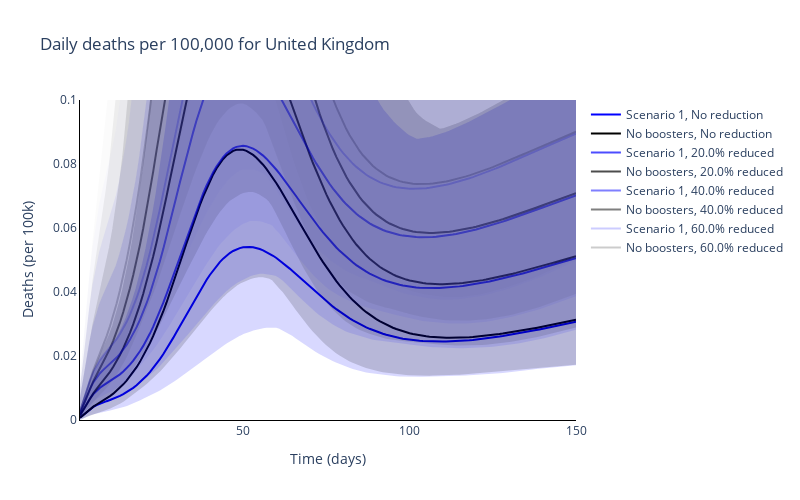
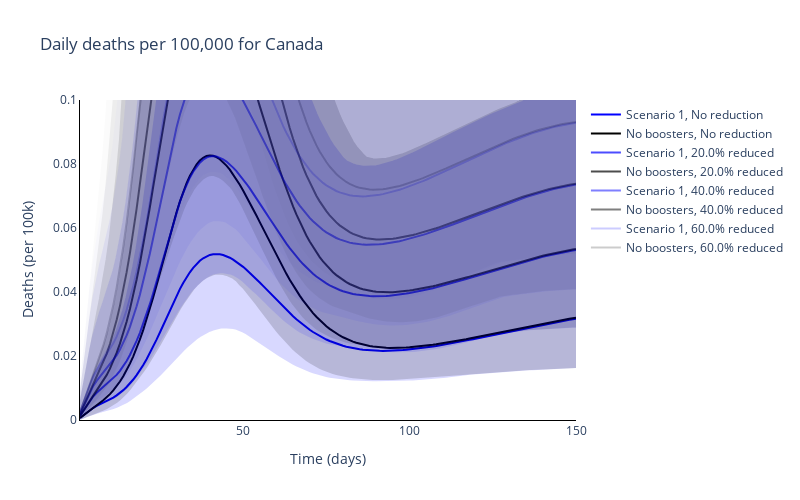
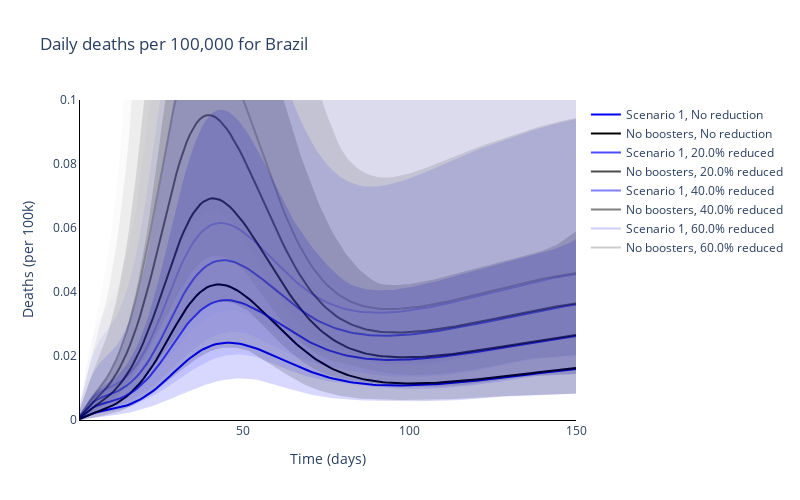
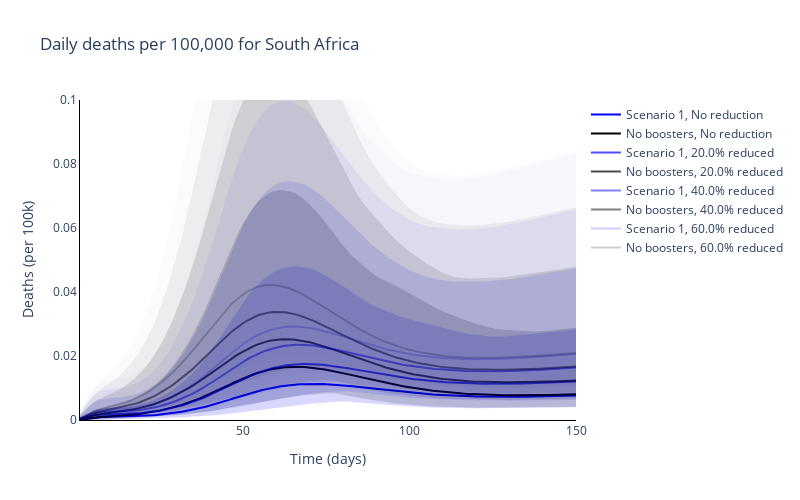

These figures' notebook cell, in order:
### Markdown cell above
### Plot the time series of numbers of deaths for the different regions

### Code cell
# Trace names - represent the solver used for the simulation
trace_scenario_name = ['Scenario {}'.format(s+1) for s, scenario in enumerate(scenario_names[:-1])] + [scenario_names[-1]]
trace_reduction_name = ['No reduction'] + ['{}% reduced'.format(100 * cv) for cv in changes_vaccine[1:]]

trace_name = [
    '{}, {}'.format(scenario, reduction)
    for reduction in trace_reduction_name for scenario in trace_scenario_name]

# Plot for each region
for r, reg in enumerate(regions):
    fig = go.Figure()
    # Plot for each boosting scenario
    for cv, change_vacc in enumerate(changes_vaccine):
        for s, scenario in enumerate(scenario_names):
            if (s==0) or (s==len(scenario_names)-1):
                fig.add_trace(
                    go.Scatter(
                        y=total_new_deaths_mean[r][cv, s, :],
                        x=times,
                        mode='lines',
                        name=trace_name[s + cv * len(scenario_names)],
                        line=dict(
                            color=colours[s]),
                        opacity=[1, 0.7, 0.5, 0.2][cv]
                    )
                )

    # Plot for each boosting scenario
    for cv, change_vacc in enumerate(changes_vaccine):
        for s, scenario in enumerate(scenario_names):
            if (s==0) or (s==len(scenario_names)-1):
                fig.add_trace(
                    go.Scatter(
                        y=total_new_deaths_upper[r][cv, s, :].tolist() + total_new_deaths_lower[r][cv, s, :].tolist()[::-1],
                        x=times + times[::-1],
                        mode='lines',
                        name=trace_name[s + cv * len(scenario_names)],
                        fill='toself',
                        fillcolor=colours[s],
                        line_color=colours[s],
                        opacity=[0.15, 0.1, 0.05, 0.01][cv],
                        showlegend=False
                    )
                )

    # Add axis labels
    fig.update_layout(
        boxmode='group',
        title='Daily deaths per 100,000 for {}'.format(reg),
        width=800,
        height=500,
        plot_bgcolor='white',
        xaxis=dict(
            linecolor='black',
            title='Time (days)'
            ),
        yaxis=dict(
            linecolor='black',
            title='Deaths (per 100k)',
            range=[0, 0.1]),
        hovermode='x unified'
        )

    fig.write_image('images/report3_partial_vaccine_effects/Partial Initial Deaths for {}.pdf'.format(reg))
    fig.show()

### Figure 1 — Plotly figure (JSON) as saved in the notebook; plotly's stock layout.template omitted (floating-point values rounded to 4 significant figures; data arrays with more than 128 entries replaced by an {"elided": "..."} marker saying what was removed)
{"data": [{"line": {"color": "blue"}, "mode": "lines", "name": "Scenario 1, No reduction", "opacity": 1, "type": "scatter", "x": {"elided": "150 int values"}, "y": {"elided": "150 float values"}}, {"line": {"color": "black"}, "mode": "lines", "name": "No boosters, No reduction", "opacity": 1, "type": "scatter", "x": {"elided": "150 int values"}, "y": {"elided": "150 float values"}}, {"line": {"color": "blue"}, "mode": "lines", "name": "Scenario 1, 20.0% reduced", "opacity": 0.7, "type": "scatter", "x": {"elided": "150 int values"}, "y": {"elided": "150 float values"}}, {"line": {"color": "black"}, "mode": "lines", "name": "No boosters, 20.0% reduced", "opacity": 0.7, "type": "scatter", "x": {"elided": "150 int values"}, "y": {"elided": "150 float values"}}, {"line": {"color": "blue"}, "mode": "lines", "name": "Scenario 1, 40.0% reduced", "opacity": 0.5, "type": "scatter", "x": {"elided": "150 int values"}, "y": {"elided": "150 float values"}}, {"line": {"color": "black"}, "mode": "lines", "name": "No boosters, 40.0% reduced", "opacity": 0.5, "type": "scatter", "x": {"elided": "150 int values"}, "y": {"elided": "150 float values"}}, {"line": {"color": "blue"}, "mode": "lines", "name": "Scenario 1, 60.0% reduced", "opacity": 0.2, "type": "scatter", "x": {"elided": "150 int values"}, "y": {"elided": "150 float values"}}, {"line": {"color": "black"}, "mode": "lines", "name": "No boosters, 60.0% reduced", "opacity": 0.2, "type": "scatter", "x": {"elided": "150 int values"}, "y": {"elided": "150 float values"}}, {"fill": "toself", "fillcolor": "blue", "line": {"color": "blue"}, "mode": "lines", "name": "Scenario 1, No reduction", "opacity": 0.15, "showlegend": false, "type": "scatter", "x": {"elided": "300 int values"}, "y": {"elided": "300 float values"}}, {"fill": "toself", "fillcolor": "black", "line": {"color": "black"}, "mode": "lines", "name": "No boosters, No reduction", "opacity": 0.15, "showlegend": false, "type": "scatter", "x": {"elided": "300 int values"}, "y": {"elided": "300 float values"}}, {"fill": "toself", "fillcolor": "blue", "line": {"color": "blue"}, "mode": "lines", "name": "Scenario 1, 20.0% reduced", "opacity": 0.1, "showlegend": false, "type": "scatter", "x": {"elided": "300 int values"}, "y": {"elided": "300 float values"}}, {"fill": "toself", "fillcolor": "black", "line": {"color": "black"}, "mode": "lines", "name": "No boosters, 20.0% reduced", "opacity": 0.1, "showlegend": false, "type": "scatter", "x": {"elided": "300 int values"}, "y": {"elided": "300 float values"}}, {"fill": "toself", "fillcolor": "blue", "line": {"color": "blue"}, "mode": "lines", "name": "Scenario 1, 40.0% reduced", "opacity": 0.05, "showlegend": false, "type": "scatter", "x": {"elided": "300 int values"}, "y": {"elided": "300 float values"}}, {"fill": "toself", "fillcolor": "black", "line": {"color": "black"}, "mode": "lines", "name": "No boosters, 40.0% reduced", "opacity": 0.05, "showlegend": false, "type": "scatter", "x": {"elided": "300 int values"}, "y": {"elided": "300 float values"}}, {"fill": "toself", "fillcolor": "blue", "line": {"color": "blue"}, "mode": "lines", "name": "Scenario 1, 60.0% reduced", "opacity": 0.01, "showlegend": false, "type": "scatter", "x": {"elided": "300 int values"}, "y": {"elided": "300 float values"}}, {"fill": "toself", "fillcolor": "black", "line": {"color": "black"}, "mode": "lines", "name": "No boosters, 60.0% reduced", "opacity": 0.01, "showlegend": false, "type": "scatter", "x": {"elided": "300 int values"}, "y": {"elided": "300 float values"}}], "layout": {"boxmode": "group", "height": 500, "hovermode": "x unified", "plot_bgcolor": "white", "title": {"text": "Daily deaths per 100,000 for United Kingdom"}, "width": 800, "xaxis": {"linecolor": "black", "title": {"text": "Time (days)"}}, "yaxis": {"linecolor": "black", "range": [0, 0.1], "title": {"text": "Deaths (per 100k)"}}}}

### Figure 2 — Plotly figure (JSON) as saved in the notebook; plotly's stock layout.template omitted (floating-point values rounded to 4 significant figures; data arrays with more than 128 entries replaced by an {"elided": "..."} marker saying what was removed)
{"data": [{"line": {"color": "blue"}, "mode": "lines", "name": "Scenario 1, No reduction", "opacity": 1, "type": "scatter", "x": {"elided": "150 int values"}, "y": {"elided": "150 float values"}}, {"line": {"color": "black"}, "mode": "lines", "name": "No boosters, No reduction", "opacity": 1, "type": "scatter", "x": {"elided": "150 int values"}, "y": {"elided": "150 float values"}}, {"line": {"color": "blue"}, "mode": "lines", "name": "Scenario 1, 20.0% reduced", "opacity": 0.7, "type": "scatter", "x": {"elided": "150 int values"}, "y": {"elided": "150 float values"}}, {"line": {"color": "black"}, "mode": "lines", "name": "No boosters, 20.0% reduced", "opacity": 0.7, "type": "scatter", "x": {"elided": "150 int values"}, "y": {"elided": "150 float values"}}, {"line": {"color": "blue"}, "mode": "lines", "name": "Scenario 1, 40.0% reduced", "opacity": 0.5, "type": "scatter", "x": {"elided": "150 int values"}, "y": {"elided": "150 float values"}}, {"line": {"color": "black"}, "mode": "lines", "name": "No boosters, 40.0% reduced", "opacity": 0.5, "type": "scatter", "x": {"elided": "150 int values"}, "y": {"elided": "150 float values"}}, {"line": {"color": "blue"}, "mode": "lines", "name": "Scenario 1, 60.0% reduced", "opacity": 0.2, "type": "scatter", "x": {"elided": "150 int values"}, "y": {"elided": "150 float values"}}, {"line": {"color": "black"}, "mode": "lines", "name": "No boosters, 60.0% reduced", "opacity": 0.2, "type": "scatter", "x": {"elided": "150 int values"}, "y": {"elided": "150 float values"}}, {"fill": "toself", "fillcolor": "blue", "line": {"color": "blue"}, "mode": "lines", "name": "Scenario 1, No reduction", "opacity": 0.15, "showlegend": false, "type": "scatter", "x": {"elided": "300 int values"}, "y": {"elided": "300 float values"}}, {"fill": "toself", "fillcolor": "black", "line": {"color": "black"}, "mode": "lines", "name": "No boosters, No reduction", "opacity": 0.15, "showlegend": false, "type": "scatter", "x": {"elided": "300 int values"}, "y": {"elided": "300 float values"}}, {"fill": "toself", "fillcolor": "blue", "line": {"color": "blue"}, "mode": "lines", "name": "Scenario 1, 20.0% reduced", "opacity": 0.1, "showlegend": false, "type": "scatter", "x": {"elided": "300 int values"}, "y": {"elided": "300 float values"}}, {"fill": "toself", "fillcolor": "black", "line": {"color": "black"}, "mode": "lines", "name": "No boosters, 20.0% reduced", "opacity": 0.1, "showlegend": false, "type": "scatter", "x": {"elided": "300 int values"}, "y": {"elided": "300 float values"}}, {"fill": "toself", "fillcolor": "blue", "line": {"color": "blue"}, "mode": "lines", "name": "Scenario 1, 40.0% reduced", "opacity": 0.05, "showlegend": false, "type": "scatter", "x": {"elided": "300 int values"}, "y": {"elided": "300 float values"}}, {"fill": "toself", "fillcolor": "black", "line": {"color": "black"}, "mode": "lines", "name": "No boosters, 40.0% reduced", "opacity": 0.05, "showlegend": false, "type": "scatter", "x": {"elided": "300 int values"}, "y": {"elided": "300 float values"}}, {"fill": "toself", "fillcolor": "blue", "line": {"color": "blue"}, "mode": "lines", "name": "Scenario 1, 60.0% reduced", "opacity": 0.01, "showlegend": false, "type": "scatter", "x": {"elided": "300 int values"}, "y": {"elided": "300 float values"}}, {"fill": "toself", "fillcolor": "black", "line": {"color": "black"}, "mode": "lines", "name": "No boosters, 60.0% reduced", "opacity": 0.01, "showlegend": false, "type": "scatter", "x": {"elided": "300 int values"}, "y": {"elided": "300 float values"}}], "layout": {"boxmode": "group", "height": 500, "hovermode": "x unified", "plot_bgcolor": "white", "title": {"text": "Daily deaths per 100,000 for Canada"}, "width": 800, "xaxis": {"linecolor": "black", "title": {"text": "Time (days)"}}, "yaxis": {"linecolor": "black", "range": [0, 0.1], "title": {"text": "Deaths (per 100k)"}}}}

### Figure 3 — Plotly figure (JSON) as saved in the notebook; plotly's stock layout.template omitted (floating-point values rounded to 4 significant figures; data arrays with more than 128 entries replaced by an {"elided": "..."} marker saying what was removed)
{"data": [{"line": {"color": "blue"}, "mode": "lines", "name": "Scenario 1, No reduction", "opacity": 1, "type": "scatter", "x": {"elided": "150 int values"}, "y": {"elided": "150 float values"}}, {"line": {"color": "black"}, "mode": "lines", "name": "No boosters, No reduction", "opacity": 1, "type": "scatter", "x": {"elided": "150 int values"}, "y": {"elided": "150 float values"}}, {"line": {"color": "blue"}, "mode": "lines", "name": "Scenario 1, 20.0% reduced", "opacity": 0.7, "type": "scatter", "x": {"elided": "150 int values"}, "y": {"elided": "150 float values"}}, {"line": {"color": "black"}, "mode": "lines", "name": "No boosters, 20.0% reduced", "opacity": 0.7, "type": "scatter", "x": {"elided": "150 int values"}, "y": {"elided": "150 float values"}}, {"line": {"color": "blue"}, "mode": "lines", "name": "Scenario 1, 40.0% reduced", "opacity": 0.5, "type": "scatter", "x": {"elided": "150 int values"}, "y": {"elided": "150 float values"}}, {"line": {"color": "black"}, "mode": "lines", "name": "No boosters, 40.0% reduced", "opacity": 0.5, "type": "scatter", "x": {"elided": "150 int values"}, "y": {"elided": "150 float values"}}, {"line": {"color": "blue"}, "mode": "lines", "name": "Scenario 1, 60.0% reduced", "opacity": 0.2, "type": "scatter", "x": {"elided": "150 int values"}, "y": {"elided": "150 float values"}}, {"line": {"color": "black"}, "mode": "lines", "name": "No boosters, 60.0% reduced", "opacity": 0.2, "type": "scatter", "x": {"elided": "150 int values"}, "y": {"elided": "150 float values"}}, {"fill": "toself", "fillcolor": "blue", "line": {"color": "blue"}, "mode": "lines", "name": "Scenario 1, No reduction", "opacity": 0.15, "showlegend": false, "type": "scatter", "x": {"elided": "300 int values"}, "y": {"elided": "300 float values"}}, {"fill": "toself", "fillcolor": "black", "line": {"color": "black"}, "mode": "lines", "name": "No boosters, No reduction", "opacity": 0.15, "showlegend": false, "type": "scatter", "x": {"elided": "300 int values"}, "y": {"elided": "300 float values"}}, {"fill": "toself", "fillcolor": "blue", "line": {"color": "blue"}, "mode": "lines", "name": "Scenario 1, 20.0% reduced", "opacity": 0.1, "showlegend": false, "type": "scatter", "x": {"elided": "300 int values"}, "y": {"elided": "300 float values"}}, {"fill": "toself", "fillcolor": "black", "line": {"color": "black"}, "mode": "lines", "name": "No boosters, 20.0% reduced", "opacity": 0.1, "showlegend": false, "type": "scatter", "x": {"elided": "300 int values"}, "y": {"elided": "300 float values"}}, {"fill": "toself", "fillcolor": "blue", "line": {"color": "blue"}, "mode": "lines", "name": "Scenario 1, 40.0% reduced", "opacity": 0.05, "showlegend": false, "type": "scatter", "x": {"elided": "300 int values"}, "y": {"elided": "300 float values"}}, {"fill": "toself", "fillcolor": "black", "line": {"color": "black"}, "mode": "lines", "name": "No boosters, 40.0% reduced", "opacity": 0.05, "showlegend": false, "type": "scatter", "x": {"elided": "300 int values"}, "y": {"elided": "300 float values"}}, {"fill": "toself", "fillcolor": "blue", "line": {"color": "blue"}, "mode": "lines", "name": "Scenario 1, 60.0% reduced", "opacity": 0.01, "showlegend": false, "type": "scatter", "x": {"elided": "300 int values"}, "y": {"elided": "300 float values"}}, {"fill": "toself", "fillcolor": "black", "line": {"color": "black"}, "mode": "lines", "name": "No boosters, 60.0% reduced", "opacity": 0.01, "showlegend": false, "type": "scatter", "x": {"elided": "300 int values"}, "y": {"elided": "300 float values"}}], "layout": {"boxmode": "group", "height": 500, "hovermode": "x unified", "plot_bgcolor": "white", "title": {"text": "Daily deaths per 100,000 for Brazil"}, "width": 800, "xaxis": {"linecolor": "black", "title": {"text": "Time (days)"}}, "yaxis": {"linecolor": "black", "range": [0, 0.1], "title": {"text": "Deaths (per 100k)"}}}}

### Figure 4 — Plotly figure (JSON) as saved in the notebook; plotly's stock layout.template omitted (floating-point values rounded to 4 significant figures; data arrays with more than 128 entries replaced by an {"elided": "..."} marker saying what was removed)
{"data": [{"line": {"color": "blue"}, "mode": "lines", "name": "Scenario 1, No reduction", "opacity": 1, "type": "scatter", "x": {"elided": "150 int values"}, "y": {"elided": "150 float values"}}, {"line": {"color": "black"}, "mode": "lines", "name": "No boosters, No reduction", "opacity": 1, "type": "scatter", "x": {"elided": "150 int values"}, "y": {"elided": "150 float values"}}, {"line": {"color": "blue"}, "mode": "lines", "name": "Scenario 1, 20.0% reduced", "opacity": 0.7, "type": "scatter", "x": {"elided": "150 int values"}, "y": {"elided": "150 float values"}}, {"line": {"color": "black"}, "mode": "lines", "name": "No boosters, 20.0% reduced", "opacity": 0.7, "type": "scatter", "x": {"elided": "150 int values"}, "y": {"elided": "150 float values"}}, {"line": {"color": "blue"}, "mode": "lines", "name": "Scenario 1, 40.0% reduced", "opacity": 0.5, "type": "scatter", "x": {"elided": "150 int values"}, "y": {"elided": "150 float values"}}, {"line": {"color": "black"}, "mode": "lines", "name": "No boosters, 40.0% reduced", "opacity": 0.5, "type": "scatter", "x": {"elided": "150 int values"}, "y": {"elided": "150 float values"}}, {"line": {"color": "blue"}, "mode": "lines", "name": "Scenario 1, 60.0% reduced", "opacity": 0.2, "type": "scatter", "x": {"elided": "150 int values"}, "y": {"elided": "150 float values"}}, {"line": {"color": "black"}, "mode": "lines", "name": "No boosters, 60.0% reduced", "opacity": 0.2, "type": "scatter", "x": {"elided": "150 int values"}, "y": {"elided": "150 float values"}}, {"fill": "toself", "fillcolor": "blue", "line": {"color": "blue"}, "mode": "lines", "name": "Scenario 1, No reduction", "opacity": 0.15, "showlegend": false, "type": "scatter", "x": {"elided": "300 int values"}, "y": {"elided": "300 float values"}}, {"fill": "toself", "fillcolor": "black", "line": {"color": "black"}, "mode": "lines", "name": "No boosters, No reduction", "opacity": 0.15, "showlegend": false, "type": "scatter", "x": {"elided": "300 int values"}, "y": {"elided": "300 float values"}}, {"fill": "toself", "fillcolor": "blue", "line": {"color": "blue"}, "mode": "lines", "name": "Scenario 1, 20.0% reduced", "opacity": 0.1, "showlegend": false, "type": "scatter", "x": {"elided": "300 int values"}, "y": {"elided": "300 float values"}}, {"fill": "toself", "fillcolor": "black", "line": {"color": "black"}, "mode": "lines", "name": "No boosters, 20.0% reduced", "opacity": 0.1, "showlegend": false, "type": "scatter", "x": {"elided": "300 int values"}, "y": {"elided": "300 float values"}}, {"fill": "toself", "fillcolor": "blue", "line": {"color": "blue"}, "mode": "lines", "name": "Scenario 1, 40.0% reduced", "opacity": 0.05, "showlegend": false, "type": "scatter", "x": {"elided": "300 int values"}, "y": {"elided": "300 float values"}}, {"fill": "toself", "fillcolor": "black", "line": {"color": "black"}, "mode": "lines", "name": "No boosters, 40.0% reduced", "opacity": 0.05, "showlegend": false, "type": "scatter", "x": {"elided": "300 int values"}, "y": {"elided": "300 float values"}}, {"fill": "toself", "fillcolor": "blue", "line": {"color": "blue"}, "mode": "lines", "name": "Scenario 1, 60.0% reduced", "opacity": 0.01, "showlegend": false, "type": "scatter", "x": {"elided": "300 int values"}, "y": {"elided": "300 float values"}}, {"fill": "toself", "fillcolor": "black", "line": {"color": "black"}, "mode": "lines", "name": "No boosters, 60.0% reduced", "opacity": 0.01, "showlegend": false, "type": "scatter", "x": {"elided": "300 int values"}, "y": {"elided": "300 float values"}}], "layout": {"boxmode": "group", "height": 500, "hovermode": "x unified", "plot_bgcolor": "white", "title": {"text": "Daily deaths per 100,000 for South Africa"}, "width": 800, "xaxis": {"linecolor": "black", "title": {"text": "Time (days)"}}, "yaxis": {"linecolor": "black", "range": [0, 0.1], "title": {"text": "Deaths (per 100k)"}}}}
